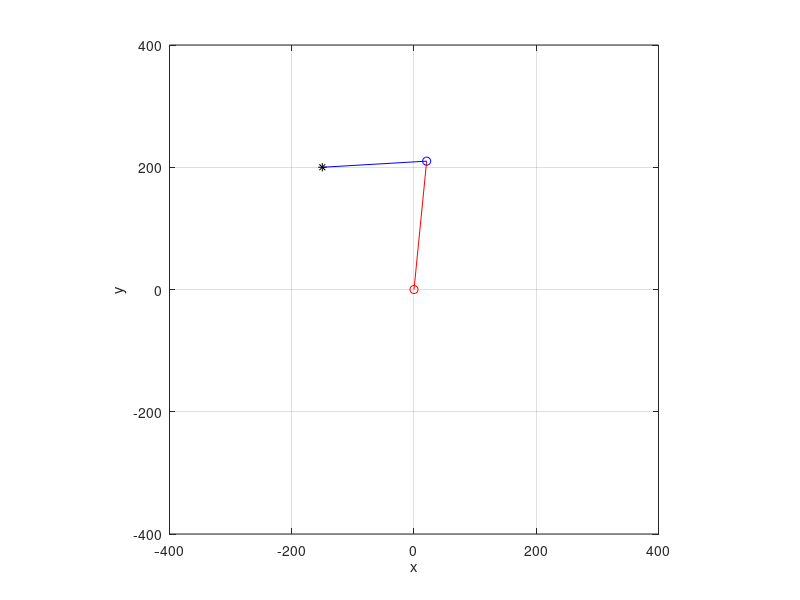
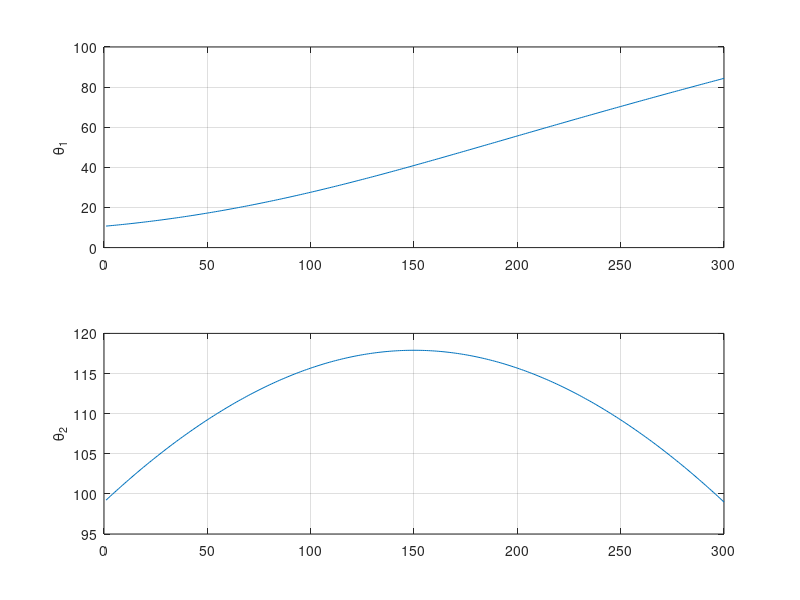

MATLAB code for these plots, in order:
% Constant velocity of cartensian coordinate trajectory 
clear 

% DH-parameters
a1 = 211; %mm  first link length
a2 = 171; %mm  second link length

%{
q1 = 30*pi/180;
q2 = 30*pi/180;
px = cos(q1+q2)*a2 + a1*cos(q1);
py = sin(q1+q2)*a2 + a1*sin(q1);
%}
% Input values
PX_start = 150;     % mm
PY_start = 200;     % mm

PX_goal = -150;     % mm
PY_goal = 200;      % mm

des_vel = 40;   % Desired velocity of the tip [mm/s scalar] 

% Calculate others from input values
distance = sqrt( (PX_goal-PX_start)^2 + (PY_goal-PY_start)^2 ); % mm   % A distance between two points (vector norm)
vector = [PX_goal-PX_start, PY_goal-PY_start];                  % a vector of path
unit_vec = vector/distance;                                     % Unit vector of the path, specify the direction
Tip_vel = unit_vec*des_vel;                                     % tip's velocity vector (just show, not important for next calculation)
finish_time = distance/des_vel;                                 % total time [sec] using from start to goal points
points = round(distance);                                       % number of points on the line
gap = distance/points;                                          % let use minimum gap at 1mm
gap_time = finish_time/points;                                  % a tiny time [sec] used to travel in a gap

% Create zeros arrays
px = zeros(1,points);
py = zeros(1,points);
Q1 = zeros(1,points);
QQ1 = zeros(1,points);
QQ2 = zeros(1,points);
Q2 = zeros(1,points);

% Calculate Inverse Kinematics for every points on the path
for k=1:points
    if k == 1
        px(k) = PX_start + unit_vec(1)*gap;
        py(k) = PY_start + unit_vec(2)*gap;
    else
        px(k) = px(k-1) + unit_vec(1)*gap;
        py(k) = py(k-1) + unit_vec(2)*gap;
    end
    
    L = sqrt(px(k)^2 + py(k)^2);

    pi_Q2 = acos( (px(k)^2 + py(k)^2 - a1^2 - a2^2)/(-2*a1*a2)); % Solution2
    Q2(k) = pi - pi_Q2;            % Solution1
    
    QQ2(k) = acos( -(px(k)^2 + py(k)^2 - a1^2 - a2^2)/(-2*a1*a2));

    gam1 = asin( (a2*sin(Q2(k)))/L );
    gam2 = acos( (a2^2 - L^2 - a1^2)/(-2*L*a1) );
    
    gam1_2 = asin( (a2*sin(QQ2(k)))/L );

    alp = atan2(py(k),px(k));
   
    Q1(k) = alp - gam1;   % Solution1
    QQ1(k) = alp - gam1_2;  % Solution2
    
    % Interested only Q1 and Q2 for output angle [radians]
end

% Make a plot of two links simulation according to the Q1 and Q2
for i=1:points
% Transformation matrices
T01 = [cos(Q1(i)), -sin(Q1(i)), 0, a1*cos(Q1(i));
       sin(Q1(i)), cos(Q1(i)), 0, a1*sin(Q1(i));
       0,   0,   1,   0;
       0,   0,   0,   1];           % Frame 1 respecto to 0
T12 = [cos(Q2(i)), -sin(Q2(i)), 0, a2*cos(Q2(i));
       sin(Q2(i)), cos(Q2(i)), 0, a2*sin(Q2(i));
       0,   0,   1,   0;
       0,   0,   0,   1];           % Frame 2 respecto to 1
   
T02 = T01*T12;                      % Frame 2 respecto to 0
% For plotting
P01 = [T01(1,4), T01(2,4), T01(3,4)];   % Position of frame 1 respecto 0
P02 = [T02(1,4), T02(2,4), T02(3,4)];   % Position of frame 2 respecto 0
% Origin coordinates
X0 = 0;
Y0 = 0;
Z0 = 0;
% For plotting links
link1X = [X0, P01(1)];
link1Y = [Y0, P01(2)];
link2X = [P01(1), P02(1)];
link2Y = [P01(2), P02(2)];
joint1 = [X0,Y0];
joint2 = [P01(1), P01(2)];
tip = [P02(1), P02(2)];

% Simulation of two links movement
figure(1)
plot(link1X, link1Y, 'r')
hold on
plot(link2X, link2Y, 'b')
plot(joint1(1),joint1(2), 'ro')
plot(joint2(1),joint2(2), 'bo')
plot(tip(1),tip(2), 'k*')
grid on
xlabel('x')
ylabel('y')
xlim([-400 400])
ylim([-400 400])
axis('square')
hold off
pause(0.001)

end

%figure(1)

% Convert Q1 and Q2 to angle in degrees to understand the joint behaviors
Theta1 = Q1*180/pi;
Theta2 = Q2*180/pi;

% Plot of required joint angles to generate the desired path
figure(2)
subplot(2,1,1)
plot(Theta1)
ylabel('\theta_1')
grid on
subplot(2,1,2)
plot(Theta2)
ylabel('\theta_2')
grid on

